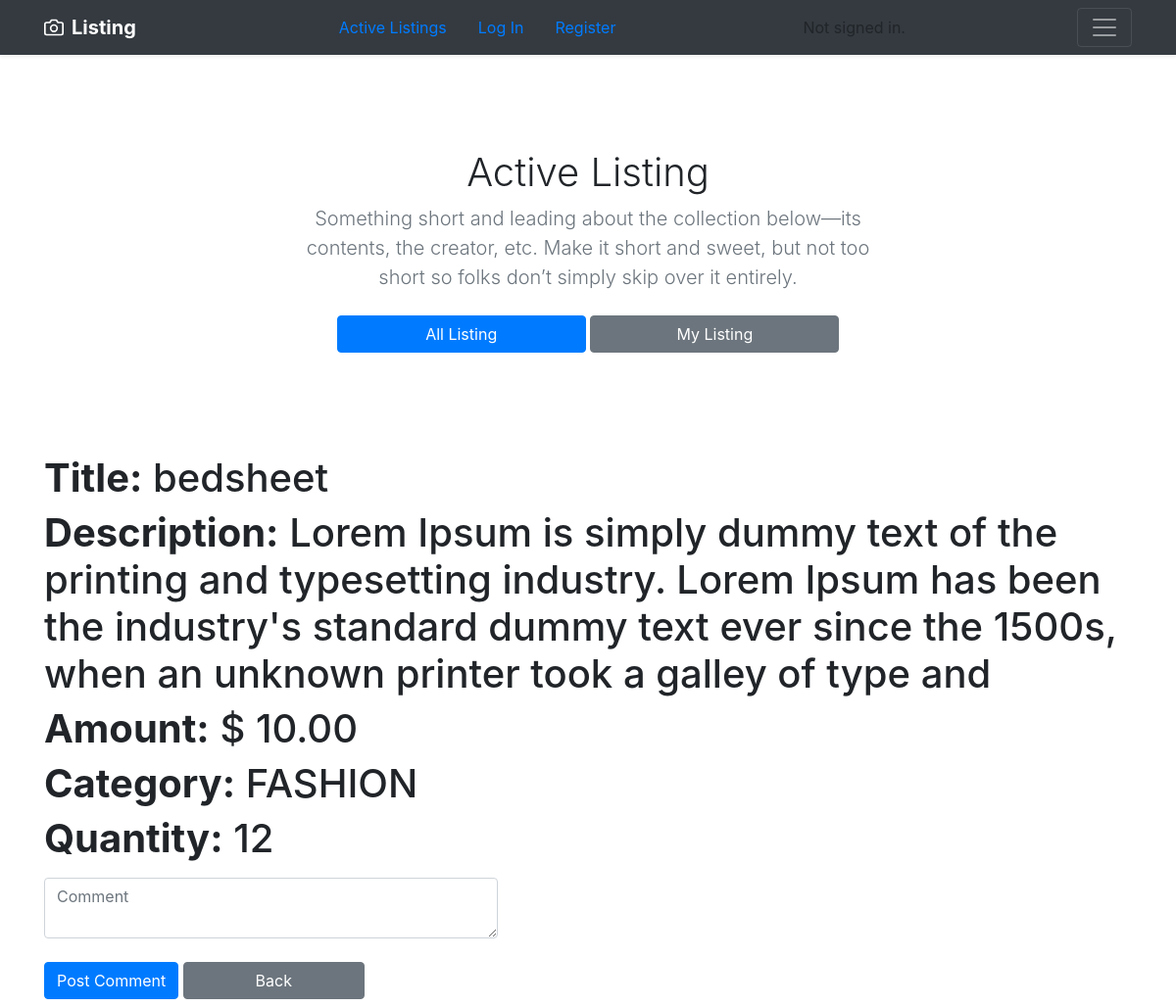
The app's page /auctions/comment/43 with its own data.
### auctions/models.py (models this page shows, shortened)
class Listing(models.Model):
    title = models.CharField(max_length=50)  # max_length required
    startbidprice = models.DecimalField(decimal_places=2, max_digits=1000)
    description = models.TextField(blank=True, null=True)
    category = models.CharField(choices=CATEGORIES, max_length=10, default=7)
    quantity = models.IntegerField(default=1)

### auctions/views.py (the view)
# urls.py: path("comment/<int:item_id>", views.comment, name="comment")
def comment(request, item_id):
    try:
        item = Listing.objects.get(pk=item_id)
        if request.method == "POST":
            if request.POST['comment']:
                comment = Comment.objects.get(pk=item.id)
                comments = request.POST['comment']
                comment.comment += comments
                comment.save()
    except Listing.DoesNotExist:
        item.comment.add(comment)
        return render(request, "auctions/index", {
            "comment": comment,
            "item": item
        })
    return render(request, "auctions/comment.html", {
        "item": item
    })

### auctions/templates/auctions/comment.html (shortened to what this page needs)
{% extends "auctions/layout.html" %}
{% block body %}
<div class="container">
 <h1><strong>Title:</strong> {{ item.title }}</h1>
 <h1><strong>Description:</strong> {{ item.description }}</h1>
 <h1><strong>Amount:</strong> $ {{ item.startbidprice }}</h1>
 <h1><strong>Category:</strong> {{ item.category}}</h1>
 <h1><strong>Quantity:</strong> {{ item.quantity }}</h1>
 <form action="{% url 'comment' item.id %}" method="post">
  <div class="form-floating">
   <textarea class="form-control col-md-5 my-3" type="text" name="comment" placeholder="Comment"
    id="floatingTextarea"></textarea>
  </div>
  <input class="btn btn-primary my-2" type="submit" value="Post Comment">
  <a href="{% url 'view' item.id %}" class="btn btn-secondary my-2 col-md-2">Back</a>
 </form>
</div>
{% endblock %}

### auctions/static/auctions/styles.css (style rules this page uses)
body { padding: 0px; }

### records on screen
Listing: title "bedsheet", description "Lorem Ipsum is simply dummy text of the printing and typesetting industry. Lorem Ipsum has been the industry's standard dummy text ever since the 1500s, when an unknown printer took a galley of type and", startbidprice "10.00", category "FASHION", quantity "12"
